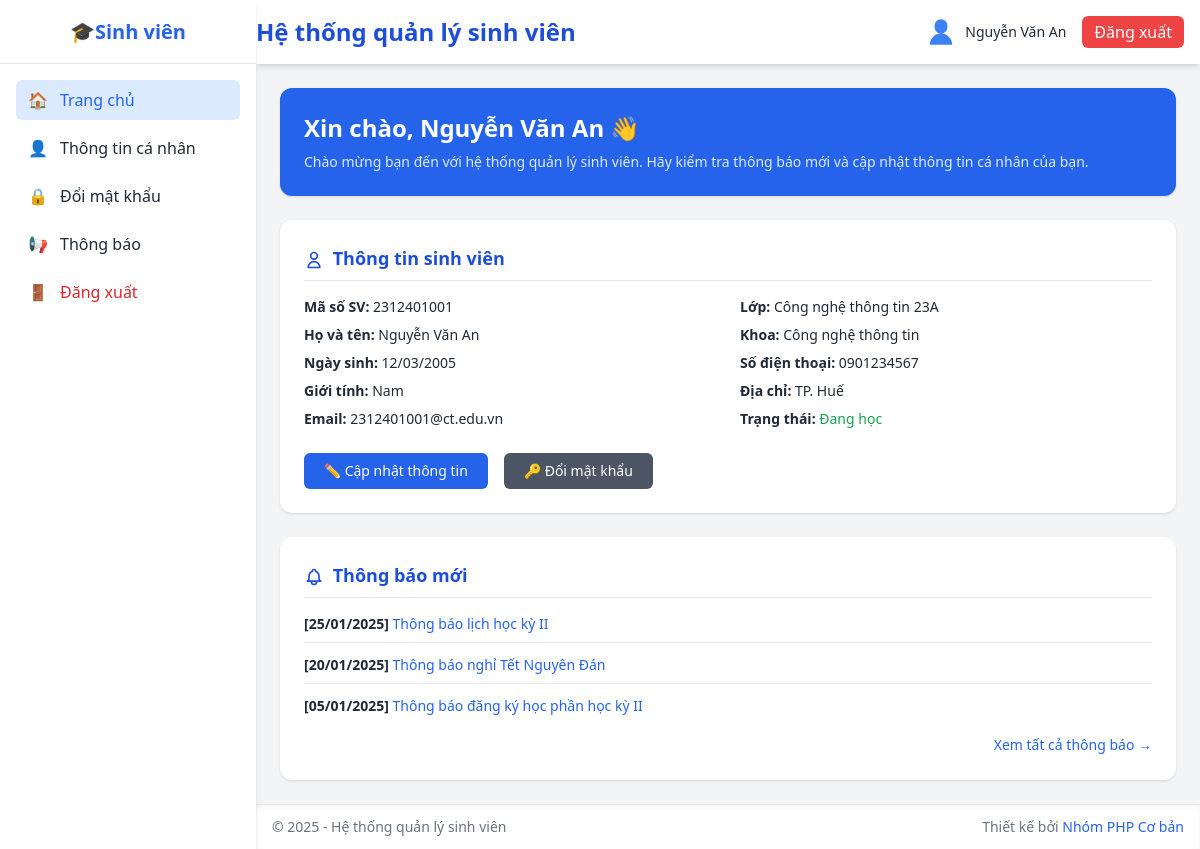
/ (signed in), run on the app's committed database.
### tables this page shows
CREATE TABLE `sinh_vien` (
  `mssv` varchar(20) NOT NULL,
  `hoten` varchar(100) NOT NULL,
  `ngaysinh` date DEFAULT NULL,
  `gioitinh` enum('Nam','Nữ','Khác') DEFAULT 'Nam',
  `malop` varchar(20) DEFAULT NULL,
  `makhoa` varchar(20) DEFAULT NULL,
  `email` varchar(100) DEFAULT NULL,
  `sdt` varchar(20) DEFAULT NULL,
  `diachi` varchar(255) DEFAULT NULL,
  `password` varchar(255) NOT NULL,
  `trangthai` enum('Đang học','Tốt nghiệp','Bảo lưu','Đã nghỉ') DEFAULT 'Đang học'
);

CREATE TABLE `lop` (
  `malop` varchar(20) NOT NULL,
  `tenlop` varchar(100) NOT NULL,
  `makhoa` varchar(20) DEFAULT NULL
);

CREATE TABLE `khoa` (
  `makhoa` varchar(20) NOT NULL,
  `tenkhoa` varchar(100) NOT NULL,
  `mota` text DEFAULT NULL
);

CREATE TABLE `thong_bao` (
  `id` int(11) NOT NULL,
  `tieude` varchar(200) NOT NULL,
  `noidung` text DEFAULT NULL,
  `created_at` datetime NOT NULL DEFAULT current_timestamp()
);

### includes/init.php (called while the page is built, shortened)
<?php
require_once __DIR__ . '/../database/pdo.php';
function isActive($page) {
  return basename($_SERVER['PHP_SELF']) === $page ? 'bg-blue-100 text-blue-600 font-medium' : '';
}

### database/pdo.php (called while the page is built, shortened)
<?php
class DB
{
    private static $pdo = null;
    private static function connect_pdo(): \PDO
    {
        $host = DB_HOST;
        $user = DB_USERNAME;
        $pass = DB_PASSWORD;
        $db   = DB_NAME;
        $charset = DB_CHARSET;
        $dsn = "mysql:host={$host};dbname={$db};charset={$charset}";
        try {
            $options = [
                \PDO::ATTR_ERRMODE => \PDO::ERRMODE_EXCEPTION,
                \PDO::ATTR_DEFAULT_FETCH_MODE => \PDO::FETCH_ASSOC,
                \PDO::ATTR_EMULATE_PREPARES => false,
            ];
            return new \PDO($dsn, $user, $pass, $options);
        } catch (\PDOException $e) {
            die('Kết nối PDO thất bại: ' . $e->getMessage());
        }
    }
    private static function init()
    {
        if (self::$pdo === null) {
            self::$pdo = self::connect_pdo();
        }
    }
    public static function getPdo()
    {
        return self::$pdo;
    }
    public static function select(string $sql, array $params = []): array
    {
        $stmt = self::getPdo()->prepare($sql);
        $stmt->execute($params);
        return $stmt->fetchAll();
    }
    public static function selectOne(string $sql, array $params = []): ?array
    {
        $stmt = self::getPdo()->prepare($sql);
        $stmt->execute($params);
        $row = $stmt->fetch();
        return $row === false ? null : $row;
    }
}

### index.php (the view, shortened to what this page needs)
<?php
require_once __DIR__ . '/includes/init.php';
$mssv = $_SESSION['sinhvien'];
$sinh_vien = DB::selectOne("
    SELECT sv.*, l.tenlop, k.tenkhoa
    FROM sinh_vien sv
    LEFT JOIN lop l ON sv.malop = l.malop
    LEFT JOIN khoa k ON sv.makhoa = k.makhoa
    WHERE sv.mssv = :mssv",
    ['mssv' => $mssv]
);
$thong_bao = DB::select("
    SELECT id, tieude, created_at
    FROM thong_bao
    ORDER BY created_at DESC
    LIMIT 5"
);
include('includes/sidebar.php');
include('includes/header.php');
?>
<section class="bg-blue-600 text-white rounded-xl p-6 shadow mb-6">
    <h2 class="text-2xl font-semibold">Xin chào, <?php echo htmlspecialchars($sinh_vien['hoten']); ?> 👋</h2>
    <p class="mt-2 text-blue-100 text-sm">
        Chào mừng bạn đến với hệ thống quản lý sinh viên.
        <?php if ($sinh_vien['trangthai'] === 'Đang học'): ?>
            Hãy kiểm tra thông báo mới và cập nhật thông tin cá nhân của bạn.
        <?php else: ?>
            Trạng thái hiện tại của bạn: <strong><?php echo htmlspecialchars($sinh_vien['trangthai']); ?></strong>
        <?php endif; ?>
    </p>
</section>
<section class="bg-white rounded-xl shadow p-6 mb-6">
    <h3 class="text-lg font-semibold text-blue-700 border-b pb-2 mb-4">
        <svg class="w-5 h-5 inline-block mr-1" fill="none" stroke="currentColor" viewBox="0 0 24 24">
            <path stroke-linecap="round" stroke-linejoin="round" stroke-width="2" d="M16 7a4 4 0 11-8 0 4 4 0 018 0zM12 14a7 7 0 00-7 7h14a7 7 0 00-7-7z" />
        </svg>
        Thông tin sinh viên
    </h3>
    <div class="grid sm:grid-cols-2 gap-6 text-sm">
        <div class="space-y-2">
            <p><strong>Mã số SV:</strong> <?php echo htmlspecialchars($sinh_vien['mssv']); ?></p>
            <p><strong>Họ và tên:</strong> <?php echo htmlspecialchars($sinh_vien['hoten']); ?></p>
            <p><strong>Ngày sinh:</strong> <?php echo $sinh_vien['ngaysinh'] ? date('d/m/Y', strtotime($sinh_vien['ngaysinh'])) : 'Chưa cập nhật'; ?></p>
            <p><strong>Giới tính:</strong> <?php echo htmlspecialchars($sinh_vien['gioitinh']); ?></p>
            <p><strong>Email:</strong> <?php echo htmlspecialchars($sinh_vien['email'] ?? 'Chưa cập nhật'); ?></p>
        </div>
        <div class="space-y-2">
            <p><strong>Lớp:</strong> <?php echo htmlspecialchars($sinh_vien['tenlop'] ?? 'Chưa cập nhật'); ?></p>
            <p><strong>Khoa:</strong> <?php echo htmlspecialchars($sinh_vien['tenkhoa'] ?? 'Chưa cập nhật'); ?></p>
            <p><strong>Số điện thoại:</strong> <?php echo htmlspecialchars($sinh_vien['sdt'] ?? 'Chưa cập nhật'); ?></p>
            <p><strong>Địa chỉ:</strong> <?php echo htmlspecialchars($sinh_vien['diachi'] ?? 'Chưa cập nhật'); ?></p>
            <p><strong>Trạng thái:</strong>
                <span class="<?php echo $sinh_vien['trangthai'] === 'Đang học' ? 'text-green-600' : 'text-yellow-600'; ?>">
                    <?php echo htmlspecialchars($sinh_vien['trangthai']); ?>
                </span>
            </p>
        </div>
    </div>
    <div class="mt-6">
        <a href="profile.php" class="bg-blue-600 hover:bg-blue-700 text-white px-5 py-2 rounded-md text-sm inline-block transition duration-200">
            ✏️ Cập nhật thông tin
        </a>
        <a href="change_password.php" class="ml-3 bg-gray-600 hover:bg-gray-700 text-white px-5 py-2 rounded-md text-sm inline-block transition duration-200">
            🔑 Đổi mật khẩu
        </a>
    </div>
</section>
<section class="bg-white rounded-xl shadow p-6">
    <h3 class="text-lg font-semibold text-blue-700 border-b pb-2 mb-4">
        Thông báo mới
    </h3>
    <?php if (count($thong_bao) > 0): ?>
        <ul class="space-y-3 text-sm">
            <?php foreach ($thong_bao as $index => $tb): ?>
                <li class="<?php echo $index < count($thong_bao) - 1 ? 'border-b pb-2' : ''; ?>">
                    <strong>[<?php echo date('d/m/Y', strtotime($tb['created_at'])); ?>]</strong>
                    <a href="notifications.php?id=<?php echo $tb['id']; ?>" class="text-blue-600 hover:text-blue-800">
                        <?php echo htmlspecialchars($tb['tieude']); ?>
                    </a>
                </li>
            <?php endforeach; ?>
        </ul>
        <div class="mt-4 text-right">
            <a href="notifications.php" class="text-blue-600 hover:text-blue-800 text-sm">
                Xem tất cả thông báo →
            </a>
        </div>
    <?php else: ?>
        <p class="text-gray-500 text-sm">Chưa có thông báo nào.</p>
    <?php endif; ?>
<?php include('includes/footer.php'); ?>

### includes/sidebar.php (shortened to what this page needs)
<!DOCTYPE html>
<html lang="vi">
<head>
  <script src="https://cdn.tailwindcss.com"></script>
</head>
<body class="bg-gray-100 font-sans text-gray-800">
  <aside id="sidebar"
         class="fixed top-0 left-0 h-full w-64 bg-white shadow-md z-40 md:translate-x-0 -translate-x-full transition-transform duration-300 ease-in-out">
    <div class="border-b h-16 flex items-center justify-center">
      <h1 class="text-xl font-bold text-blue-600">
        🎓<?= isset($_SESSION['user_role']) && $_SESSION['user_role'] === 'admin' ? 'Quản trị viên' : 'Sinh viên'; ?>
      </h1>
    </div>
    <nav class="p-4 space-y-2">
      <?php if ($_SESSION['user_role'] === 'admin'): ?>
        <a href="index.php" class="flex items-center gap-3 px-3 py-2 rounded-md hover:bg-blue-50 transition <?= isActiveMenu('dashboard') ?>">
          <span>🏠</span><span>Dashboard</span>
        </a>
        <a href="student_list.php" class="flex items-center gap-3 px-3 py-2 rounded-md hover:bg-blue-50 transition <?= isActiveMenu('student') ?>">
          <span>👨‍🎓</span><span>Quản lý sinh viên</span>
        </a>
        <a href="class_list.php" class="flex items-center gap-3 px-3 py-2 rounded-md hover:bg-blue-50 transition <?= isActiveMenu('class') ?>">
          <span>🏫</span><span>Quản lý lớp học</span>
        </a>
        <a href="faculty_list.php" class="flex items-center gap-3 px-3 py-2 rounded-md hover:bg-blue-50 transition <?= isActiveMenu('faculty') ?>">
          <span>📚</span><span>Quản lý khoa</span>
        </a>
        <a href="logout.php" class="flex items-center gap-3 px-3 py-2 rounded-md hover:bg-red-50 transition text-red-600">
          <span>🚪</span><span>Đăng xuất</span>
        </a>
      <?php else: ?>
        <a href="index.php" class="flex items-center gap-3 px-3 py-2 rounded-md hover:bg-blue-50 transition <?= isActive('index.php') ?>">
          <span>🏠</span><span>Trang chủ</span>
        </a>
        <a href="profile.php" class="flex items-center gap-3 px-3 py-2 rounded-md hover:bg-blue-50 transition <?= isActive('profile.php') ?>">
          <span>👤</span><span>Thông tin cá nhân</span>
        </a>
        <a href="change_password.php" class="flex items-center gap-3 px-3 py-2 rounded-md hover:bg-blue-50 transition <?= isActive('change_password.php') ?>">
          <span>🔒</span><span>Đổi mật khẩu</span>
        </a>
        <a href="notifications.php" class="flex items-center gap-3 px-3 py-2 rounded-md hover:bg-blue-50 transition <?= isActive('notifications.php') ?>">
          <span>📢</span><span>Thông báo</span>
        </a>
        <a href="logout.php" class="flex items-center gap-3 px-3 py-2 rounded-md hover:bg-red-50 transition text-red-600">
          <span>🚪</span><span>Đăng xuất</span>
        </a>
      <?php endif; ?>
    </nav>
  </aside>
  <div class="md:pl-64 min-h-screen">

### includes/header.php (shortened to what this page needs)
<?php
$page_title = "Hệ thống quản lý sinh viên";
?>
<header class="sticky top-0 z-20 bg-white shadow-md">
  <div class="max-w-7xl mx-auto">
    <div class="flex justify-between items-center h-16">
      <div class="flex items-center">
        <h2 class="text-xl md:text-2xl font-semibold text-blue-700 truncate">
          <?php echo htmlspecialchars($page_title); ?>
        </h2>
      </div>
      <div class="flex items-center gap-4 px-4">
        <div class="flex items-center gap-2">
          <svg xmlns="http://www.w3.org/2000/svg" class="w-8 h-8 text-blue-500" viewBox="0 0 20 20" fill="currentColor">
            <path fill-rule="evenodd" d="M10 2a4 4 0 00-4 4v1a4 4 0 004 4 4 4 0 004-4V6a4 4 0 00-4-4zM3 18a7 7 0 1114 0H3z" clip-rule="evenodd" />
          </svg>
          <span class="text-sm font-medium hidden md:block">
            <?php
              if (isset($_SESSION['fullname'])) {
                  echo htmlspecialchars($_SESSION['fullname']);
              } else {
                  echo 'Khách';
              }
            ?>
          </span>
        </div>
        <a href="logout.php" class="bg-red-500 hover:bg-red-600 text-white px-3 py-1 rounded-md no-underline">
          <span class="md:inline hidden">Đăng xuất</span>
        </a>
      </div>
  </header>
<main class="max-w-7xl mx-auto px-4 py-6 md:px-6 space-y-6">

### includes/footer.php
</main>
<footer class="bg-white border-t mt-auto shadow-inner">
  <div class="max-w-6xl mx-auto px-4 py-3 flex flex-col sm:flex-row justify-between items-center text-gray-500 text-sm">
    <p>© 2025 - Hệ thống quản lý sinh viên</p>
    <p>Thiết kế bởi <span class="text-blue-600 font-medium">Nhóm PHP Cơ bản</span></p>
  </div>
</footer>
</div>
</body>
</html>

### data on the page
sinh_vien: hoten "Nguyễn Văn An", mssv "2312401001", ngaysinh "12/03/2005", gioitinh "Nam", email "2312401001@ct.edu.vn", malop.tenlop "Công nghệ thông tin 23A", makhoa.tenkhoa "Công nghệ thông tin", sdt "0901234567", diachi "TP. Huế", trangthai "Đang học"
thong_bao: created_at "25/01/2025", tieude "Thông báo lịch học kỳ II"
thong_bao: created_at "20/01/2025", tieude "Thông báo nghỉ Tết Nguyên Đán"
thong_bao: created_at "05/01/2025", tieude "Thông báo đăng ký học phần học kỳ II"

### other printed values
$page_title "Hệ thống quản lý sinh viên"
$_SESSION['fullname'] "Nguyễn Văn An"
